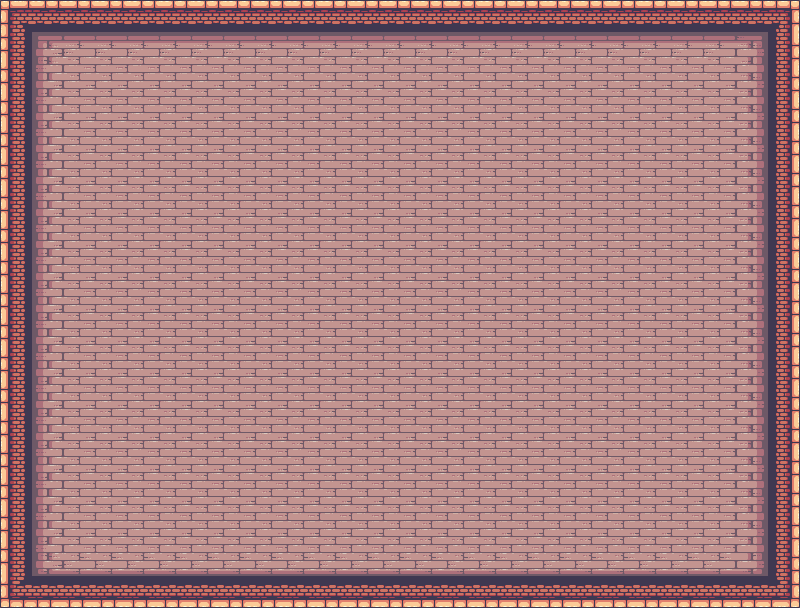

A 2D game scene composited from a Tiled map and its tileset images. What follows is a short description and the map's XML, with every tile layer's data as written:
An orthogonal 25x19 tile map with 32x32 px tiles, 1 tile layer (Слой тайлов 1), 2 tilesets.

<map version="1.10" tiledversion="1.11.2" orientation="orthogonal" renderorder="right-down" width="25" height="19" tilewidth="32" tileheight="32" infinite="0" nextlayerid="2" nextobjectid="1">
 <tileset firstgid="1" name="Terrain (32x32)" tilewidth="32" tileheight="32" tilecount="247" columns="19">
  <image source="123454/Sprites/14-TileSets/Terrain (32x32).png" width="608" height="416" />
 </tileset>
 <tileset firstgid="248" name="Decorations (32x32)" tilewidth="32" tileheight="32" tilecount="247" columns="19">
  <image source="123454/Sprites/14-TileSets/Terrain (32x32).png" width="608" height="416" />
 </tileset>
 <layer id="1" name="Слой тайлов 1" width="25" height="19">
  <data encoding="csv">
21,22,22,22,22,22,22,22,22,22,22,22,22,22,22,22,22,22,22,22,22,22,22,22,23,
40,135,136,136,136,136,136,136,136,136,136,136,136,136,136,136,136,136,136,136,136,136,136,137,42,
40,154,155,155,155,155,155,155,155,155,155,155,155,155,155,155,155,155,155,155,155,155,155,156,42,
40,154,155,155,155,155,155,155,155,155,155,155,155,155,155,155,155,155,155,155,155,155,155,156,42,
40,154,155,155,155,155,155,155,155,155,155,155,155,155,155,155,155,155,155,155,155,155,155,156,42,
40,154,155,155,155,155,155,155,155,155,155,155,155,155,155,155,155,155,155,155,155,155,155,156,42,
40,154,155,155,155,155,155,155,155,155,155,155,155,155,155,155,155,155,155,155,155,155,155,156,42,
40,154,155,155,155,155,155,155,155,155,155,155,155,155,155,155,155,155,155,155,155,155,155,156,42,
40,154,155,155,155,155,155,155,155,155,155,155,155,155,155,155,155,155,155,155,155,155,155,156,42,
40,154,155,155,155,155,155,155,155,155,155,155,155,155,155,155,155,155,155,155,155,155,155,156,42,
40,154,155,155,155,155,155,155,155,155,155,155,155,155,155,155,155,155,155,155,155,155,155,156,42,
40,154,155,155,155,155,155,155,155,155,155,155,155,155,155,155,155,155,155,155,155,155,155,156,42,
40,154,155,155,155,155,155,155,155,155,155,155,155,155,155,155,155,155,155,155,155,155,155,156,42,
40,154,155,155,155,155,155,155,155,155,155,155,155,155,155,155,155,155,155,155,155,155,155,156,42,
40,154,155,155,155,155,155,155,155,155,155,155,155,155,155,155,155,155,155,155,155,155,155,156,42,
40,154,155,155,155,155,155,155,155,155,155,155,155,155,155,155,155,155,155,155,155,155,155,156,42,
40,154,155,155,155,155,155,155,155,155,155,155,155,155,155,155,155,155,155,155,155,155,155,156,42,
40,173,174,174,174,174,174,174,174,174,174,174,174,174,174,174,174,174,174,174,174,174,174,175,42,
59,60,60,60,60,60,60,60,60,60,60,60,60,60,60,60,60,60,60,60,60,60,60,60,61
</data>
 </layer>
</map>
